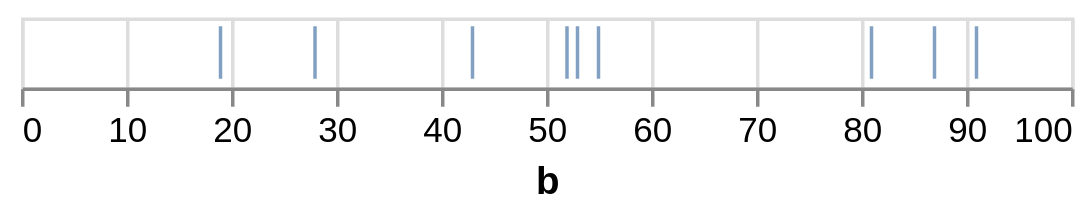

Write a Vega-Lite specification for this figure.
### Vega specification from a JSON file in a GitHub repository (floating-point values rounded to 4 significant figures)
{"$schema": "https://vega.github.io/schema/vega/v6.json", "background": "white", "padding": 5, "width": 300, "height": 20, "style": "cell", "data": [{"name": "source_0", "values": [{"a": "A", "b": 28, "c": 5, "g": "x"}, {"a": "B", "b": 55, "c": 9, "g": "y"}, {"a": "C", "b": 43, "c": 2, "g": "x"}, {"a": "D", "b": 91, "c": 7, "g": "y"}, {"a": "E", "b": 81, "c": 4, "g": "x"}, {"a": "F", "b": 53, "c": 6, "g": "y"}, {"a": "G", "b": 19, "c": 8, "g": "x"}, {"a": "H", "b": 87, "c": 1, "g": "y"}, {"a": "I", "b": 52, "c": 3, "g": "x"}]}, {"name": "data_0", "source": "source_0", "transform": [{"type": "filter", "expr": "isValid(datum[\"b\"]) && isFinite(+datum[\"b\"])"}]}], "marks": [{"name": "marks", "type": "rect", "style": ["tick"], "from": {"data": "data_0"}, "encode": {"update": {"opacity": {"value": 0.7}, "fill": {"value": "#4c78a8"}, "ariaRoleDescription": {"value": "tick"}, "description": {"signal": "\"b: \" + (format(datum[\"b\"], \"\"))"}, "yc": {"signal": "height", "mult": 0.5}, "height": {"signal": "0.75 * height"}, "xc": {"scale": "x", "field": "b"}, "width": {"value": 1}}}}], "scales": [{"name": "x", "type": "linear", "domain": {"data": "data_0", "field": "b"}, "range": [0, {"signal": "width"}], "nice": true, "zero": true}], "axes": [{"scale": "x", "orient": "bottom", "grid": true, "tickCount": {"signal": "ceil(width/40)"}, "domain": false, "labels": false, "aria": false, "maxExtent": 0, "minExtent": 0, "ticks": false, "zindex": 0}, {"scale": "x", "orient": "bottom", "grid": false, "title": "b", "labelFlush": true, "labelOverlap": true, "tickCount": {"signal": "ceil(width/40)"}, "zindex": 0}]}
